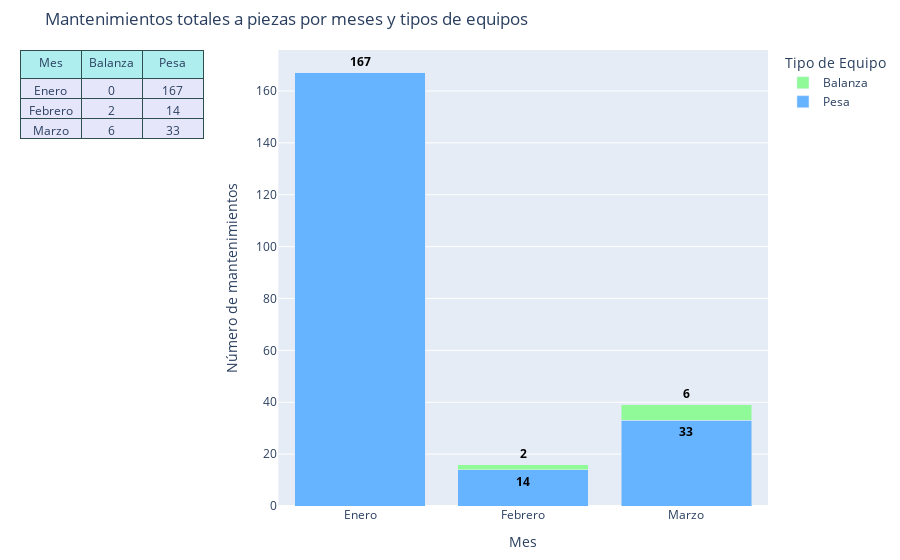

The notebook cell saved with this chart:
### Code cell
# Crea el subplot: 1 fila, 2 columnas
fig = make_subplots(
    rows=1, cols=2,
    column_widths=[0.3, 0.8],
    specs=[[{"type": "table"}, {"type": "bar"}]],
    horizontal_spacing=0.1  # Espaciado entre tabla y gráfico
)

# Añade la tabla
fig.add_trace(
    go.Table(
        header=dict(
            values=maint_month_type.columns,
            fill_color='paleturquoise',
            align='center',
            line_color='darkslategray'
        ),
        cells=dict(
            values=maint_month_type.values.T,
            fill_color='lavender',
            align='center',
            line_color='darkslategray'
        )
    ),
    row=1, col=1
)

# Configuración del gráfico de barras apiladas
color_sequence = ['#66b3ff', '#90fa99']
month_order = ['Enero', 'Febrero', 'Marzo']

# Añadir cada equipo como barra apilada
for i, equipo in enumerate(maint_mt_melted['Equipo'].unique()):
    subset = maint_mt_melted[maint_mt_melted['Equipo'] == equipo]
    
    # Filtrar texto solo para valores mayores a 0
    texto_barras = np.where(subset['Total'] > 0, 
                          subset['Total'].round().astype(int).astype(str), 
                          '')
    
    fig.add_trace(go.Bar(
        x=subset['Mes'],
        y=subset['Total'],
        name=equipo,
        marker_color=color_sequence[i % len(color_sequence)],
        text=texto_barras,  # Usamos el texto filtrado
        textposition='outside',
        texttemplate='<b>%{text}</b>',  # Texto en negrita
        textfont=dict(size=12, color='black'),
        hovertemplate=(
            '<b>Tipo:</b> %{fullData.name}<br>'
            '<b>Mes:</b> %{x}<br>'
            '<b>Cantidad:</b> %{y}<extra></extra>'
        ),
        hoverlabel=dict(
            bgcolor='white',
            font_size=12,
            font_family="Arial"
        )
    ), row=1, col=2)

# Resto del código permanece igual...

# Configurar layout para barras apiladas
fig.update_layout(
    title="Mantenimientos totales a piezas por meses y tipos de equipos",
    xaxis_title="Mes",
    yaxis_title="Número de mantenimientos",
    legend_title="Tipo de Equipo",
    template="plotly",
    barmode='stack',
    margin=dict(l=20, r=20, t=50, b=20),
    showlegend=True,
    uniformtext_minsize=10  # Tamaño mínimo para el texto
)

# Ordenar los meses y ajustar eje X
fig.update_xaxes(
    categoryorder='array',
    categoryarray=month_order,
    row=1, col=2
)

fig.update_yaxes(
    rangemode='tozero',
    row=1, col=2
)

fig.show()

### Figure 1 — Plotly figure (JSON) as saved in the notebook; plotly's stock layout.template omitted (floating-point values rounded to 4 significant figures)
{"data": [{"cells": {"align": "center", "fill": {"color": "lavender"}, "line": {"color": "darkslategray"}, "values": [["Enero", "Febrero", "Marzo"], [0, 2, 6], [167, 14, 33]]}, "domain": {"x": [0, 0.2455], "y": [0, 1]}, "header": {"align": "center", "fill": {"color": "paleturquoise"}, "line": {"color": "darkslategray"}, "values": ["Mes", "Balanza", "Pesa"]}, "type": "table"}, {"hoverlabel": {"bgcolor": "white", "font": {"family": "Arial", "size": 12}}, "hovertemplate": "<b>Tipo:</b> %{fullData.name}<br><b>Mes:</b> %{x}<br><b>Cantidad:</b> %{y}<extra></extra>", "marker": {"color": "#66b3ff"}, "name": "Pesa", "text": ["167", "33", "14"], "textfont": {"color": "black", "size": 12}, "textposition": "outside", "texttemplate": "<b>%{text}</b>", "type": "bar", "x": ["Enero", "Marzo", "Febrero"], "xaxis": "x", "y": [167.0, 33.0, 14.0], "yaxis": "y"}, {"hoverlabel": {"bgcolor": "white", "font": {"family": "Arial", "size": 12}}, "hovertemplate": "<b>Tipo:</b> %{fullData.name}<br><b>Mes:</b> %{x}<br><b>Cantidad:</b> %{y}<extra></extra>", "marker": {"color": "#90fa99"}, "name": "Balanza", "text": ["6", "2", ""], "textfont": {"color": "black", "size": 12}, "textposition": "outside", "texttemplate": "<b>%{text}</b>", "type": "bar", "x": ["Marzo", "Febrero", "Enero"], "xaxis": "x", "y": [6.0, 2.0, 0.0], "yaxis": "y"}], "layout": {"barmode": "stack", "legend": {"title": {"text": "Tipo de Equipo"}}, "margin": {"b": 20, "l": 20, "r": 20, "t": 50}, "showlegend": true, "title": {"text": "Mantenimientos totales a piezas por meses y tipos de equipos"}, "uniformtext": {"minsize": 10}, "xaxis": {"anchor": "y", "categoryarray": ["Enero", "Febrero", "Marzo"], "categoryorder": "array", "domain": [0.3455, 1], "title": {"text": "Mes"}}, "yaxis": {"anchor": "x", "domain": [0, 1], "rangemode": "tozero", "title": {"text": "Número de mantenimientos"}}}}
